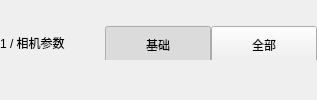
          <widget class="QFrame" name="editorHeaderFrame">
           <property name="frameShape">
            <enum>QFrame::NoFrame</enum>
           </property>
           <layout class="QHBoxLayout" name="horizontalLayout_editorHeader">
            <property name="spacing">
             <number>0</number>
            </property>
            <property name="leftMargin">
             <number>0</number>
            </property>
            <property name="topMargin">
             <number>0</number>
            </property>
            <property name="rightMargin">
             <number>0</number>
            </property>
            <property name="bottomMargin">
             <number>14</number>
            </property>
            <item>
             <widget class="QLabel" name="editorTitleLabel">
              <property name="text">
               <string>1 / 相机参数</string>
              </property>
              <property name="editorTitle" stdset="0">
               <bool>true</bool>
              </property>
             </widget>
            </item>
            <item>
             <spacer name="horizontalSpacer_editorHeader">
              <property name="orientation">
               <enum>Qt::Horizontal</enum>
              </property>
              <property name="sizeHint" stdset="0">
               <size>
                <width>40</width>
                <height>20</height>
               </size>
              </property>
             </spacer>
            </item>
            <item>
             <widget class="QFrame" name="segmentFrame">
              <property name="minimumSize">
               <size>
                <width>212</width>
                <height>34</height>
               </size>
              </property>
              <property name="maximumSize">
               <size>
                <width>16777215</width>
                <height>34</height>
               </size>
              </property>
              <property name="frameShape">
               <enum>QFrame::NoFrame</enum>
              </property>
              <property name="segmented" stdset="0">
               <bool>true</bool>
              </property>
              <layout class="QHBoxLayout" name="horizontalLayout_segmentFrame">
               <property name="spacing">
                <number>0</number>
               </property>
               <property name="leftMargin">
                <number>0</number>
               </property>
               <property name="topMargin">
                <number>0</number>
               </property>
               <property name="rightMargin">
                <number>0</number>
               </property>
               <property name="bottomMargin">
                <number>0</number>
               </property>
               <item>
                <widget class="QPushButton" name="basicModeButton">
                 <property name="minimumSize">
                  <size>
                   <width>106</width>
                   <height>38</height>
                  </size>
                 </property>
                 <property name="text">
                  <string>基础</string>
                 </property>
                 <property name="checkable">
                  <bool>true</bool>
                 </property>
                 <property name="checked">
                  <bool>true</bool>
                 </property>
                </widget>
               </item>
               <item>
                <widget class="QPushButton" name="allModeButton">
                 <property name="minimumSize">
                  <size>
                   <width>106</width>
                   <height>38</height>
                  </size>
                 </property>
                 <property name="text">
                  <string>全部</string>
                 </property>
                 <property name="checkable">
                  <bool>true</bool>
                 </property>
                </widget>
               </item>
              </layout>
             </widget>
            </item>
           </layout>
          </widget>
